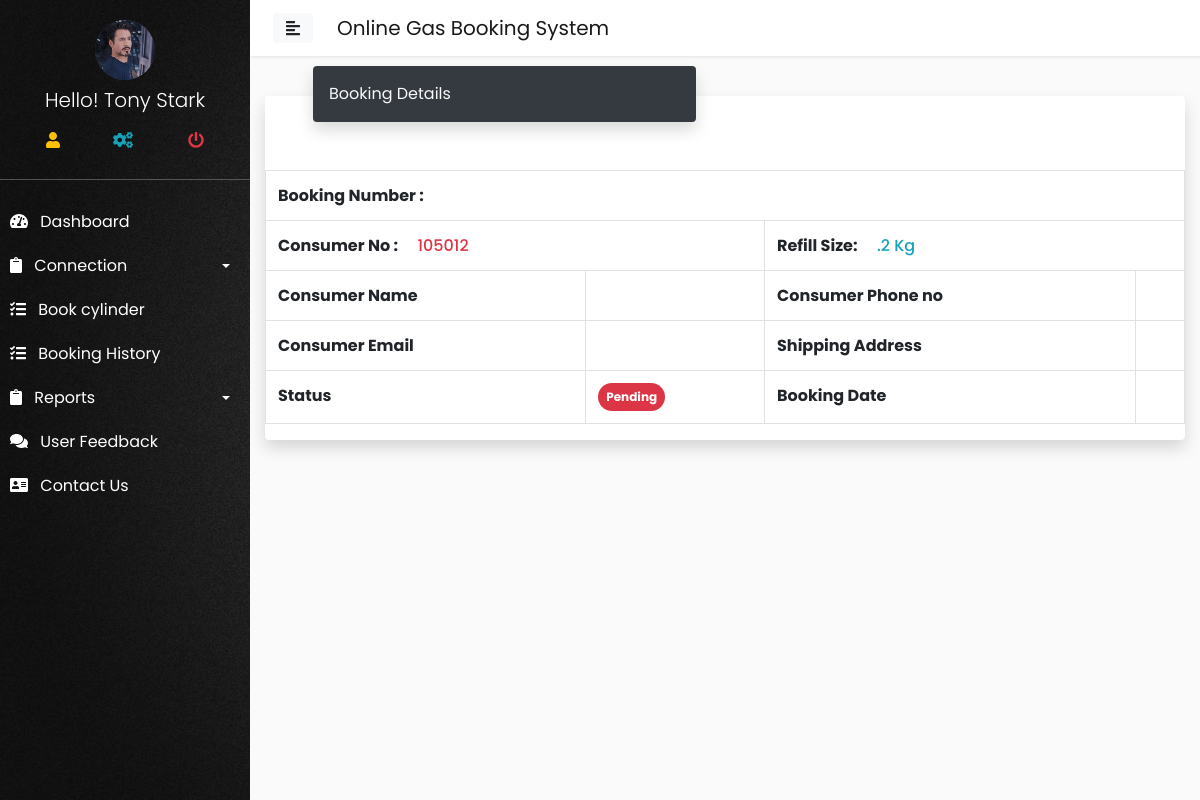
Screenshot of /user/view_booking_history.php (signed in) with the database file from the repository.
### tables this page shows
CREATE TABLE `user` (
  `user_id` int(11) NOT NULL,
  `f_name` varchar(200) NOT NULL,
  `email` varchar(200) NOT NULL,
  `password` varchar(200) NOT NULL,
  `mobile` varchar(200) NOT NULL,
  `gender` varchar(200) NOT NULL,
  `dob` varchar(200) NOT NULL,
  `r_address` varchar(200) NOT NULL,
  `city` varchar(200) NOT NULL,
  `zipcode` int(11) NOT NULL,
  `p_image` varchar(200) NOT NULL
);

CREATE TABLE `connection` (
  `connection_id` int(11) NOT NULL,
  `full_name` varchar(200) NOT NULL,
  `email` varchar(200) NOT NULL,
  `phone` varchar(200) NOT NULL,
  `gender` varchar(200) NOT NULL,
  `dob` varchar(200) NOT NULL,
  `nationality` varchar(200) NOT NULL,
  `marital` varchar(200) NOT NULL,
  `address` varchar(200) NOT NULL,
  `town` varchar(200) NOT NULL,
  `zip` varchar(200) NOT NULL,
  `relation` varchar(200) NOT NULL,
  `related_name` varchar(200) NOT NULL,
  `related_phone` varchar(200) NOT NULL,
  `related_address` varchar(200) NOT NULL,
  `doc` varchar(200) NOT NULL,
  `user_id` varchar(200) NOT NULL,
  `applied_time` timestamp NOT NULL DEFAULT CURRENT_TIMESTAMP ON UPDATE CURRENT_TIMESTAMP,
  `status` varchar(200) NOT NULL,
  `remark` varchar(200) NOT NULL,
  `c_cost` varchar(200) NOT NULL
);

### config/dbconfig.php (called while the page is built, shortened)
<?php
class Dbconfig{
    private $hostname = 'localhost';
    private $username = 'root';
    private $dbname = 'ogbsdb';
    private $password = "";
    protected $connect;
    function __construct(){
        if(!isset($this->connect)){
            $this->connect = new mysqli($this->hostname,$this->username,$this->password,$this->dbname );
    }
        return $this->connect;
}
}
?>

### config/function.php (called while the page is built, shortened)
<?php
include('dbconfig.php');
class Ogbs extends Dbconfig{
public function getData($query){
    $result = $this->connect->query($query);
    $array = array();
    while($row = $result->fetch_assoc()){
        $array[] = $row;
    }
    return $array;
}
}
?>

### user/view_booking_history.php (the view, shortened to what this page needs)
<?php require_once('../config/function.php');
$view = new Ogbs();
include('include/header.php');
$booking_no = $_GET['booking_no'];
$call= $view->getData("SELECT * FROM booked WHERE booking_no = '$booking_no'");
foreach($call as $row);
?>
<div class="container">
    <div class="card border-0 shadow">
       <div class="header col-lg-5 ml-5 bg-dark text-light p-3 rounded shadow" style="margin-top:-30px;">Booking Details</div>
        <table class="table table-bordered mt-5">
            <tr>
                <th colspan="4">Booking Number : <small class="h6 ml-3 text-muted"><?= $row['booking_no']; ?></small></th>
            </tr>
            <tr>
                <th colspan="2">Consumer No : <small class="h6 ml-3 text-danger"><?php $join= $view->getData("SELECT * FROM booked JOIN connection ON booked.user_id=connection.user_id"); foreach($join as $value); $c_id= $value['connection_id']; echo "$c_id" ; ?></small></th>
                <th colspan="2">Refill Size: <small class="h6 ml-3 text-info"><?= $row['refill_size']; ?>.2 Kg</small></th>
            </tr>
            <tr>
                <th>Consumer Name</th>
                <td><?= $row['c_name']; ?></td>
                <th>Consumer Phone no</th>
                <td><?= $row['c_phone']; ?></td>
            </tr>
            <tr>
                <th>Consumer Email</th>
                <td><?= $row['c_email']; ?></td>
                <th>Shipping Address</th>
                <td><?= $row['c_address']; ?></td>
            </tr>
            <tr>
                <th>Status</th>
                <td><?php
                    if($row['status_1']!=""):?><span class="badge badge-success badge-pill p-2">Delivered</span><?php
                    elseif($row['status'] == ""): ?>
                    <span class="badge badge-danger badge-pill p-2">Pending</span><?php elseif($row['status']=="0"): ?>
                    <span class="badge badge-info badge-pill p-2">Confirmed</span><?php elseif($row['status']=="1"):?><span class="badge badge-danger badge-pill p-2">Cancelled</span><?php else:  ?><?php endif; ?>
                </td>
                <th>Booking Date</th>
                <td><?= $row['booking_time']; ?></td>
            </tr>
        </table>
    </div>
</div>
<?php
include('include/footer.php');?>

### user/include/header.php (shortened to what this page needs)
<?php
$u = new Ogbs();
$id= $_SESSION['user_login'];
$call = $u->getData("SELECT * FROM user WHERE user_id = '$id'");
foreach($call as $abcd);
?>
<html>
<head>
    <link rel="stylesheet" href="http://localhost/ogbs/style/bootstrap.css" >
    <link rel="stylesheet" href="http://localhost/ogbs/style/sidebar_style.css">
    <link rel="stylesheet" href="https://cdnjs.cloudflare.com/ajax/libs/malihu-custom-scrollbar-plugin/3.1.5/jquery.mCustomScrollbar.min.css">
    <link rel="stylesheet" href="https://use.fontawesome.com/releases/v5.7.0/css/all.css">
</head>
<body>
    <div class="wrapper">
 <nav id="sidebar" style="background-image:url(../image/bbg.jpg); background-size:cover;">
           <div class="sidebar_bg_image" style="background-color:rgba(0, 0, 0, 0);">
            <div class="sidebar-header " style="background-color:rgba(0, 0, 0, 0); border-bottom:1px solid rgba(136, 136, 136, 0.55); height:180px;" >
                 <div class="profile_photo bg-dark mx-auto " style="height:60px; width:60px; border-radius:50%;"><img src="http://localhost/ogbs/user/images/<?= $abcd['p_image']; ?>" class="img-fluid img-responsive" style="border-radius:50%;" alt=""></div>
                 <h3 class="text-center font-weight-light h5 mt-2 text-capitalize">Hello! <?= $abcd['f_name']; ?></h3>
                <table class="table " style="">
                    <tr >
                        <td class="border-0 text-warning text-center " title="Profile"><a href="http://localhost/ogbs/user/profile.php"><i class="fas fa-user "></i></a></td>
                        <td class="border-0  text-center text-info" title="Setting"><a href="http://localhost/ogbs/user/setting.php"><i class="fas fa-cogs"></i></a></td>
                        <td class="border-0 text-warning text-center text-danger" title="Logout"><a href="http://localhost/ogbs/user/logout.php"><i class="fas fa-power-off"></i></a></td>
                    </tr>
                </table>
               </div>
            <ul class="list-unstyled components border-0">
                <li class="">
                    <a href="index.php" ><i class="fas fa-tachometer-alt mr-2"></i> Dashboard</a>
                </li>
                <li>
                    <a href="#connection" data-toggle="collapse" aria-expanded="false" class="dropdown-toggle"><i class="fas fa-clipboard mr-2" ></i> Connection</a>
                </li>
                 <li>
                    <a href="http://localhost/ogbs/user/book_cyc.php" ><i class="fas fa-tasks mr-2"></i> Book cylinder</a>
                </li>
                   <li>
                    <a href="http://localhost/ogbs/user/booking_history.php" ><i class="fas fa-tasks mr-2"></i> Booking History</a>
                </li>
                <li>
                    <a href="#reports" data-toggle="collapse" aria-expanded="false" class="dropdown-toggle"><i class="fas fa-clipboard mr-2" ></i>  Reports</a>
                </li>
                <li>
                    <a href="#"><i class="fas fa-comments mr-2"></i> User Feedback</a>
                </li>
            <li>
                    <a href="#"><i class="fas fa-address-card mr-2"></i> Contact Us</a>
                </li>
            </ul>
            </div>
        </nav>
        <div id="content">
            <nav class="navbar navbar-expand-lg navbar-light bg-whtie p-2">
                <div class="container-fluid">
                    <button type="button" id="sidebarCollapse" class="btn btn-light">
                        <i class="fas fa-align-left"></i>
                    </button>
                    <a href="" class="navbar-brand ml-4">Online Gas Booking System</a>
                </div>
            </nav>

### style/sidebar_style.css (style rules this page uses)
body { font-family: 'Poppins', sans-serif; background: #fafafa; }
a, a:hover, a:focus { color: inherit; text-decoration: none; transition: all 0.3s; }
.navbar { padding: 15px 10px; background: #fff; border: none; border-radius: 0; margin-bottom: 40px; box-shadow: 1px 1px 3px rgba(0, 0, 0, 0.1); }
.wrapper { display: flex; width: 100%; }
#sidebar { width: 250px; position: fixed; top: 0; left: 0; height: 100vh; z-index: 999; background: rgba(0, 0, 0, 0.28); color: #fff; transition: all 0.3s; }
#sidebar .sidebar-header { padding: 20px; background: rgba(0, 0, 0, 0.62); }
.sidebar_bg_image { background-color: rgba(0, 0, 0, 0.85); height: 100vh; }
#sidebar ul.components { padding: 20px 0; }
#sidebar ul li a { padding: 10px; font-size: 1em; display: block; }
a[data-toggle="collapse"] { position: relative; }
.dropdown-toggle::after { display: block; position: absolute; top: 50%; right: 20px; transform: translateY(-50%); }
#content { width: calc(100% - 250px); min-height: 100vh; transition: all 0.3s; position: absolute; top: 0; right: 0; }

### rows the page displays
user: p_image (picture), f_name "Tony Stark"
connection: connection_id "105012"
